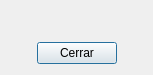
<ui version="4.0" >
 <class>OMessageDialog</class>
 <widget class="QDialog" name="OMessageDialog" >
  <property name="geometry" >
   <rect>
    <x>0</x>
    <y>0</y>
    <width>153</width>
    <height>75</height>
   </rect>
  </property>
  <property name="windowTitle" >
   <string>OMessage</string>
  </property>
  <layout class="QGridLayout" >
   <item row="0" column="0" colspan="3" >
    <widget class="QLabel" name="OMessageLabel" >
     <property name="font" >
      <font>
       <family>Sans Serif</family>
       <pointsize>11</pointsize>
      </font>
     </property>
     <property name="text" >
      <string/>
     </property>
     <property name="alignment" >
      <set>Qt::AlignCenter</set>
     </property>
    </widget>
   </item>
   <item row="1" column="1" >
    <widget class="QPushButton" name="pushButton" >
     <property name="text" >
      <string>Cerrar</string>
     </property>
    </widget>
   </item>
  </layout>
 </widget>
 <resources/>
 <connections>
  <connection>
   <sender>pushButton</sender>
   <signal>clicked()</signal>
   <receiver>OMessageDialog</receiver>
   <slot>close()</slot>
   <hints>
    <hint type="sourcelabel" >
     <x>105</x>
     <y>131</y>
    </hint>
    <hint type="destinationlabel" >
     <x>46</x>
     <y>126</y>
    </hint>
   </hints>
  </connection>
 </connections>
</ui>
